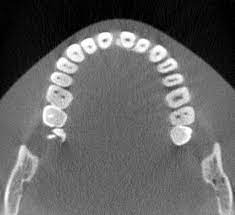
#> input picture dental.jpg, 235 x 215 px
$ python experiment.py
#> lines starting #> are read from the running program, lines starting #| are printed output that depends on the picture; after the words box and inside, x2 and y2 are one past the last pixel; in counts of white or black regions, pixels touching at a corner belong together


import cv2
import numpy as np
import matplotlib.pyplot as plt

# Load the image
image = cv2.imread("dental.jpg")  # Replace "example.jpg" with your image path
#> image is the input picture: shape (215, 235, 3); min 0, max 255, mean 98.4
if image is None:
    raise ValueError("Image not found or path is incorrect!")

# Convert to grayscale
gray_image = cv2.cvtColor(image, cv2.COLOR_BGR2GRAY)

# Perform edge detection (Canny)
edges = cv2.Canny(gray_image, threshold1=100, threshold2=250)
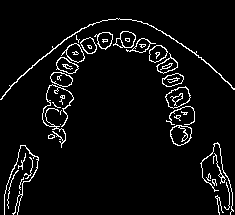
#> edges: shape (215, 235); 5.1% white in thin lines or dots

# Find contours from edges
contours, _ = cv2.findContours(edges, cv2.RETR_EXTERNAL, cv2.CHAIN_APPROX_SIMPLE)
#> contours = 34 contours, 17 with area under 20; largest, box (x1, y1, x2, y2) and area: (165, 86, 191, 109) 364, (170, 125, 192, 146) 334, (61, 43, 85, 63) 245, (113, 31, 136, 48) 242, (50, 72, 73, 87) 231
contours = [cnt for cnt in contours if cv2.contourArea(cnt) > 30]  # Example threshold: 500
#> contours = 16 contours; largest, box (x1, y1, x2, y2) and area: (165, 86, 191, 109) 364, (170, 125, 192, 146) 334, (61, 43, 85, 63) 245, (113, 31, 136, 48) 242, (50, 72, 73, 87) 231


# Create a blank image to visualize contours
contour_image = np.zeros_like(image)

# Filter contours based on area
min_area = 100  # Set the minimum area threshold
filtered_contours = [cnt for cnt in contours if cv2.contourArea(cnt) > min_area]
#> filtered_contours = 13 contours; largest, box (x1, y1, x2, y2) and area: (165, 86, 191, 109) 364, (170, 125, 192, 146) 334, (61, 43, 85, 63) 245, (113, 31, 136, 48) 242, (50, 72, 73, 87) 231


# Draw contours on the blank image
for idx, contour in enumerate(contours):
    # Random color for each region
    color = tuple(np.random.randint(0, 255, size=3).tolist())
    cv2.drawContours(contour_image, [contour], -1, color, thickness=cv2.FILLED)
#> this loop made 16 passes
#> color on passes 1 to 12: (172, 47, 117), (192, 67, 251), (195, 103, 9), (211, 21, 242), (36, 87, 70), (216, 88, 140), (58, 193, 230), (39, 87, 174), (88, 81, 165), (25, 77, 72), (9, 148, 115), (208, 243, 197)
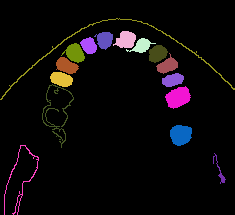
#> contour_image: shape (215, 235, 3); mean of channels 0, 1, 2 10.4, 8.8, 12.3; drawn as B, G, R

# Display results
plt.figure(figsize=(10, 5))
plt.subplot(1, 3, 1)
plt.title("Original Image")
plt.imshow(cv2.cvtColor(image, cv2.COLOR_BGR2RGB))
plt.axis("off")

plt.subplot(1, 3, 2)
plt.title("Edges")
plt.imshow(edges, cmap="gray")
plt.axis("off")

plt.subplot(1, 3, 3)
plt.title("Segmented Regions")
plt.imshow(cv2.cvtColor(contour_image, cv2.COLOR_BGR2RGB))
plt.axis("off")

plt.tight_layout()
plt.show()
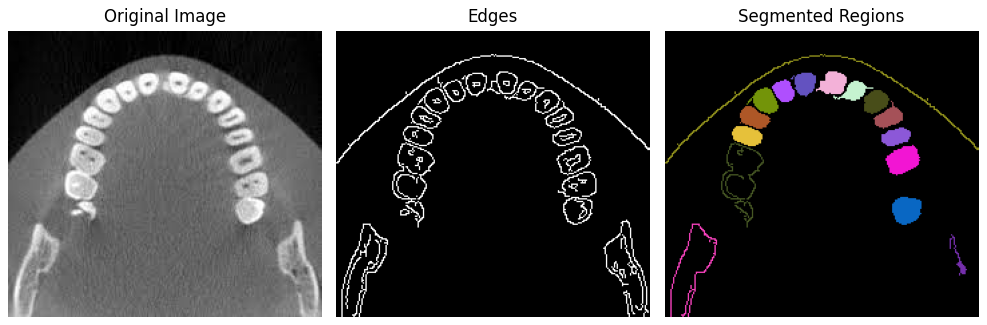
#> figure drawn by matplotlib, 3 panels

$ run again, with chest-x-ray-2.jpg copied over dental.jpg
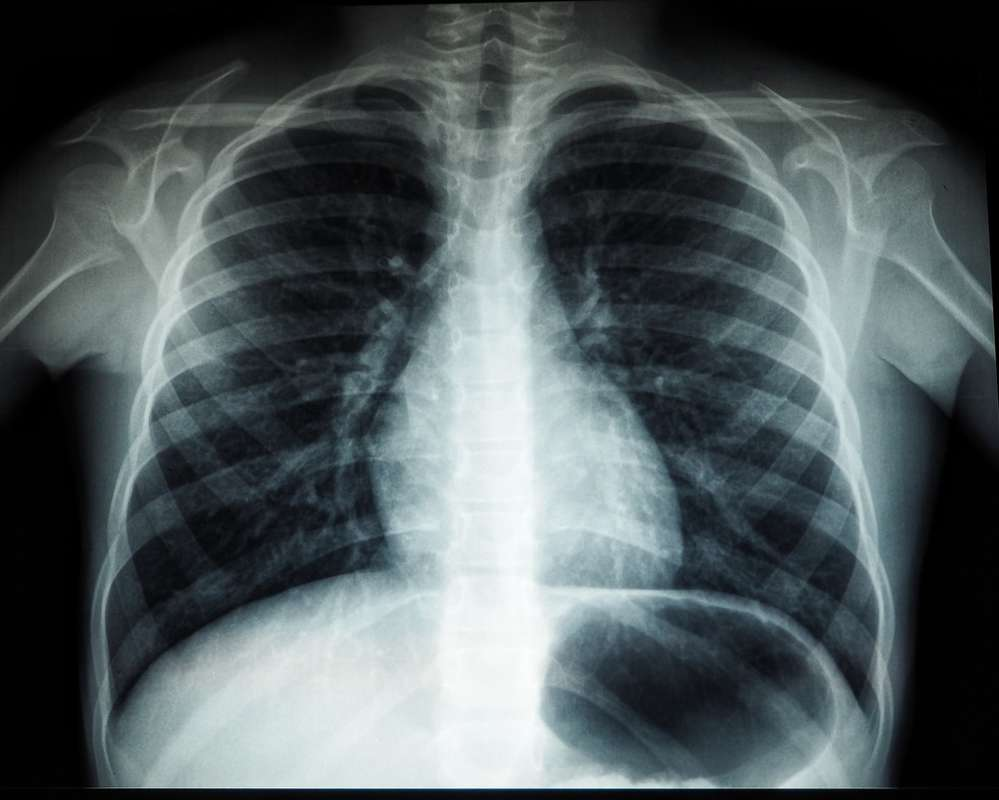
#> input picture chest-x-ray-2.jpg, 999 x 800 px
#> image is the input picture: shape (800, 999, 3); mean B, G, R 92.7, 90.1, 80.4
#> `edges = cv2.Canny(gray_image, threshold1=100, threshold2=250)`:
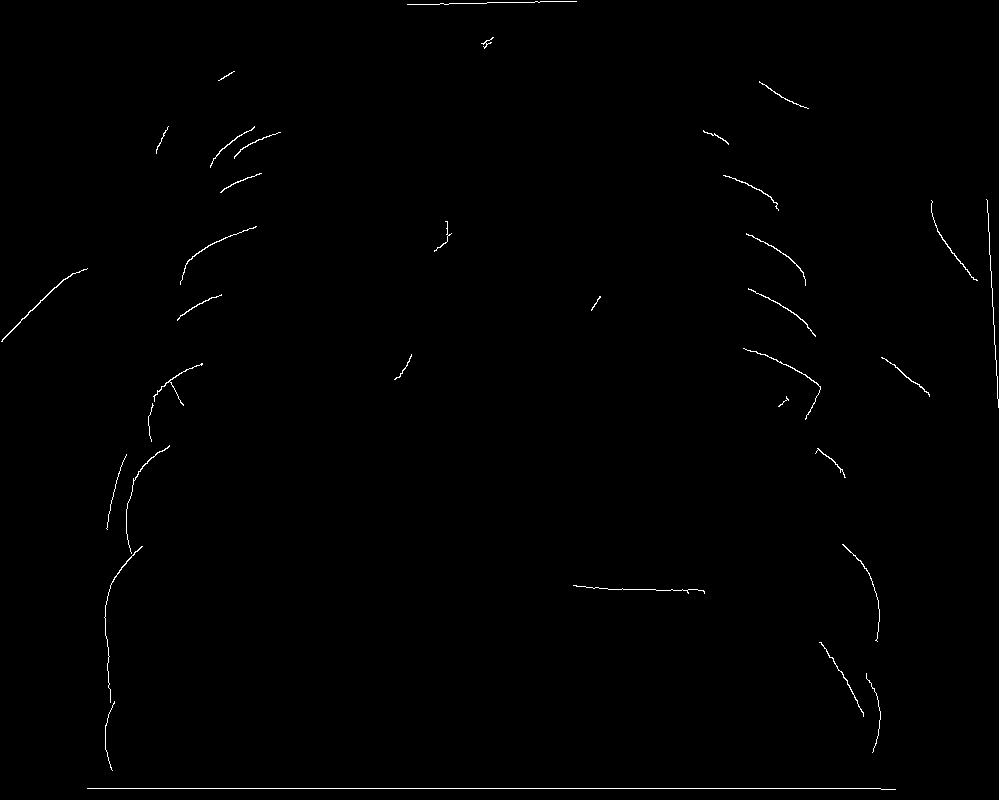
#> edges: shape (800, 999); 0.49% white in thin lines or dots
#> `contours, _ = cv2.findContours(edges, cv2.RETR_EXTERNAL, cv2.CHAIN_APP..`: contours = 35 contours, 18 with area under 20; largest, box (x1, y1, x2, y2) and area: (1, 268, 88, 342) 65, (743, 348, 821, 420) 38, (748, 288, 816, 337) 37, (746, 233, 806, 286) 34, (931, 200, 978, 281) 34
#> `contours = [cnt for cnt in contours if cv2.contourArea(cnt) > 30]`: contours = 9 contours; largest, box (x1, y1, x2, y2) and area: (1, 268, 88, 342) 65, (743, 348, 821, 420) 38, (748, 288, 816, 337) 37, (746, 233, 806, 286) 34, (931, 200, 978, 281) 34
#> filtered_contours = []
#> the loop `for idx, contour in enumerate(contours):` made 9 passes
#> color on passes 1 to 8: (172, 47, 117), (192, 67, 251), (195, 103, 9), (211, 21, 242), (36, 87, 70), (216, 88, 140), (58, 193, 230), (39, 87, 174)
#> `plt.show()`:
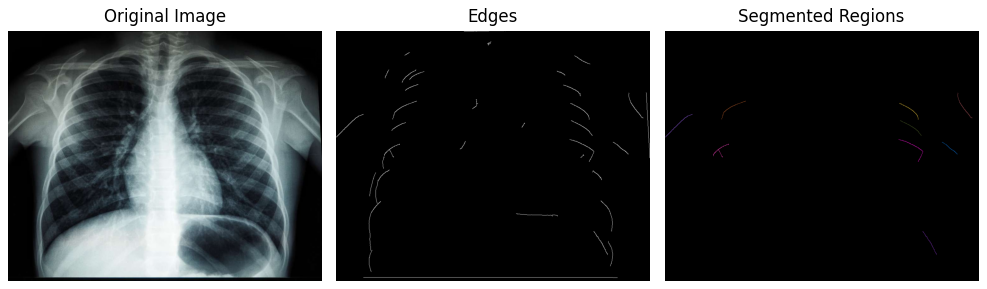
#> figure drawn by matplotlib, 3 panels

$ run again, with using-mobile-sam.png saved as dental.jpg
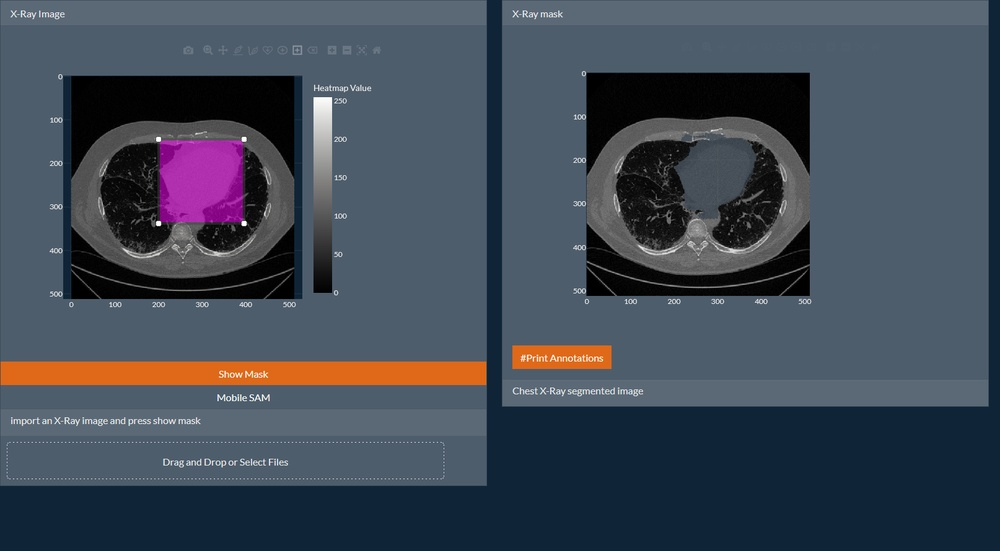
#> input picture using-mobile-sam.png, 1000 x 551 px, shrunk from 1614 x 890 before the run
#> image is the input picture: shape (551, 1000, 3); mean B, G, R 85.5, 73.4, 64.4
#> `edges = cv2.Canny(gray_image, threshold1=100, threshold2=250)`:
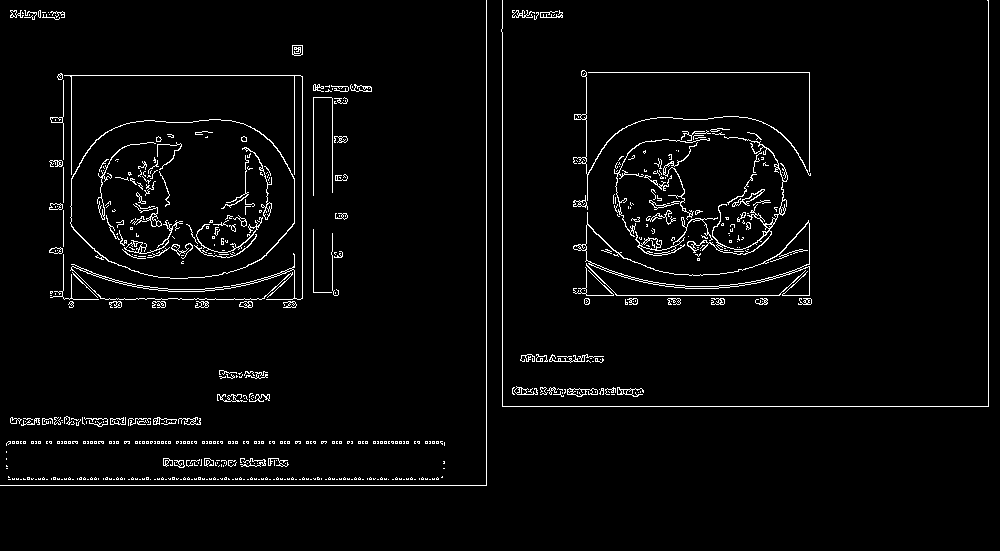
#> edges: shape (551, 1000); 3.1% white in thin lines or dots, all inside (x1, y1, x2, y2) = (0, 0, 989, 486)
#> `contours, _ = cv2.findContours(edges, cv2.RETR_EXTERNAL, cv2.CHAIN_APP..`: contours = 460 contours, 411 with area under 20; largest, box (x1, y1, x2, y2) and area: (70, 119, 295, 279) 29372, (573, 212, 810, 296) 4632, (687, 136, 788, 255) 572, (64, 75, 303, 300) 422, (635, 217, 718, 256) 394
#> `contours = [cnt for cnt in contours if cv2.contourArea(cnt) > 30]`: contours = 37 contours; largest, box (x1, y1, x2, y2) and area: (70, 119, 295, 279) 29372, (573, 212, 810, 296) 4632, (687, 136, 788, 255) 572, (64, 75, 303, 300) 422, (635, 217, 718, 256) 394
#> filtered_contours = 9 contours; largest, box (x1, y1, x2, y2) and area: (70, 119, 295, 279) 29372, (573, 212, 810, 296) 4632, (687, 136, 788, 255) 572, (64, 75, 303, 300) 422, (635, 217, 718, 256) 394
#> the loop `for idx, contour in enumerate(contours):` made 37 passes
#> color on passes 1 to 8: (172, 47, 117), (192, 67, 251), (195, 103, 9), (211, 21, 242), (36, 87, 70), (216, 88, 140), (58, 193, 230), (39, 87, 174)
#> `plt.show()`:
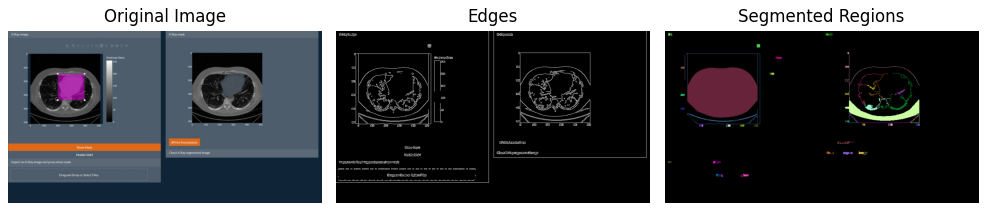
#> figure drawn by matplotlib, 3 panels
